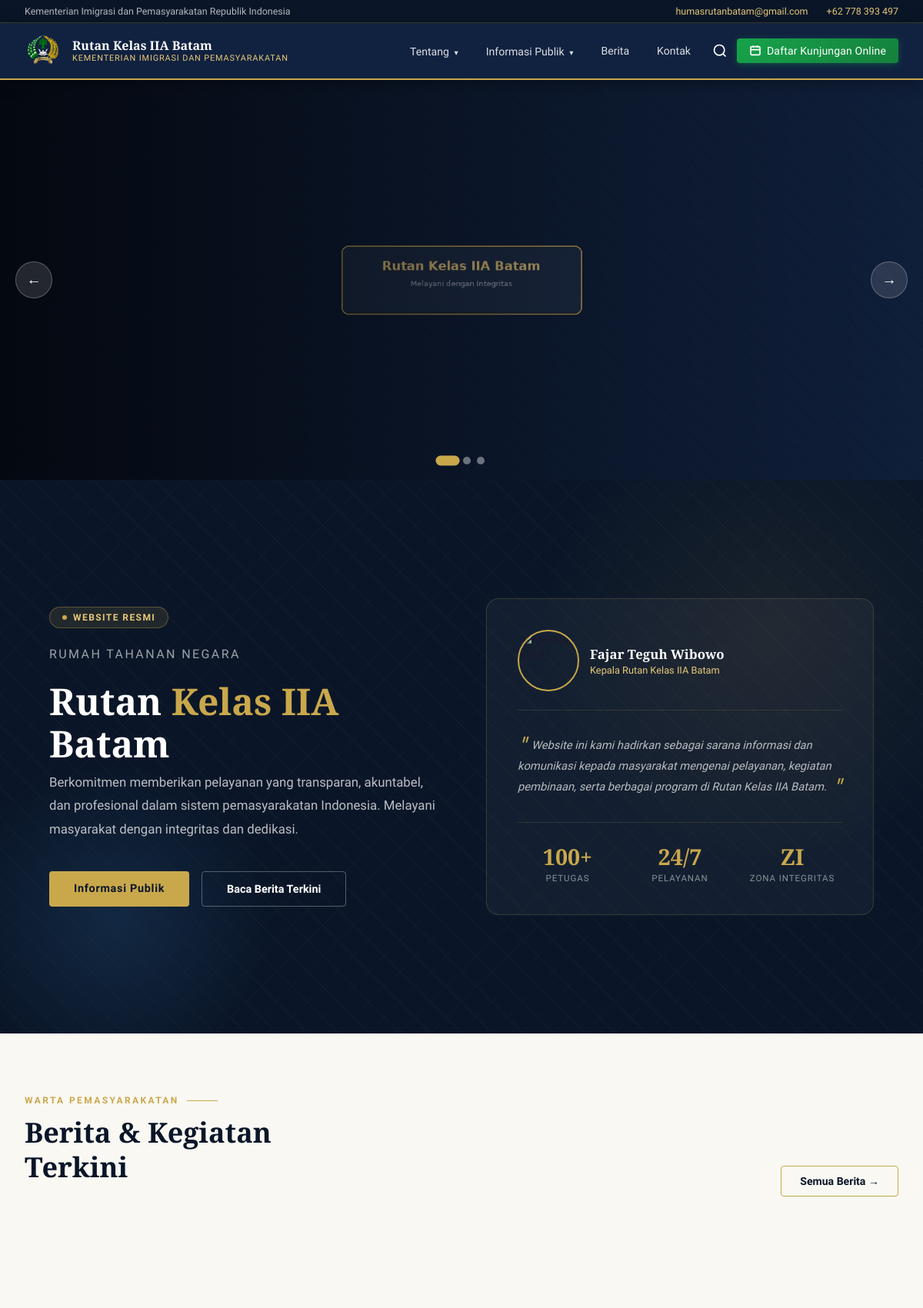
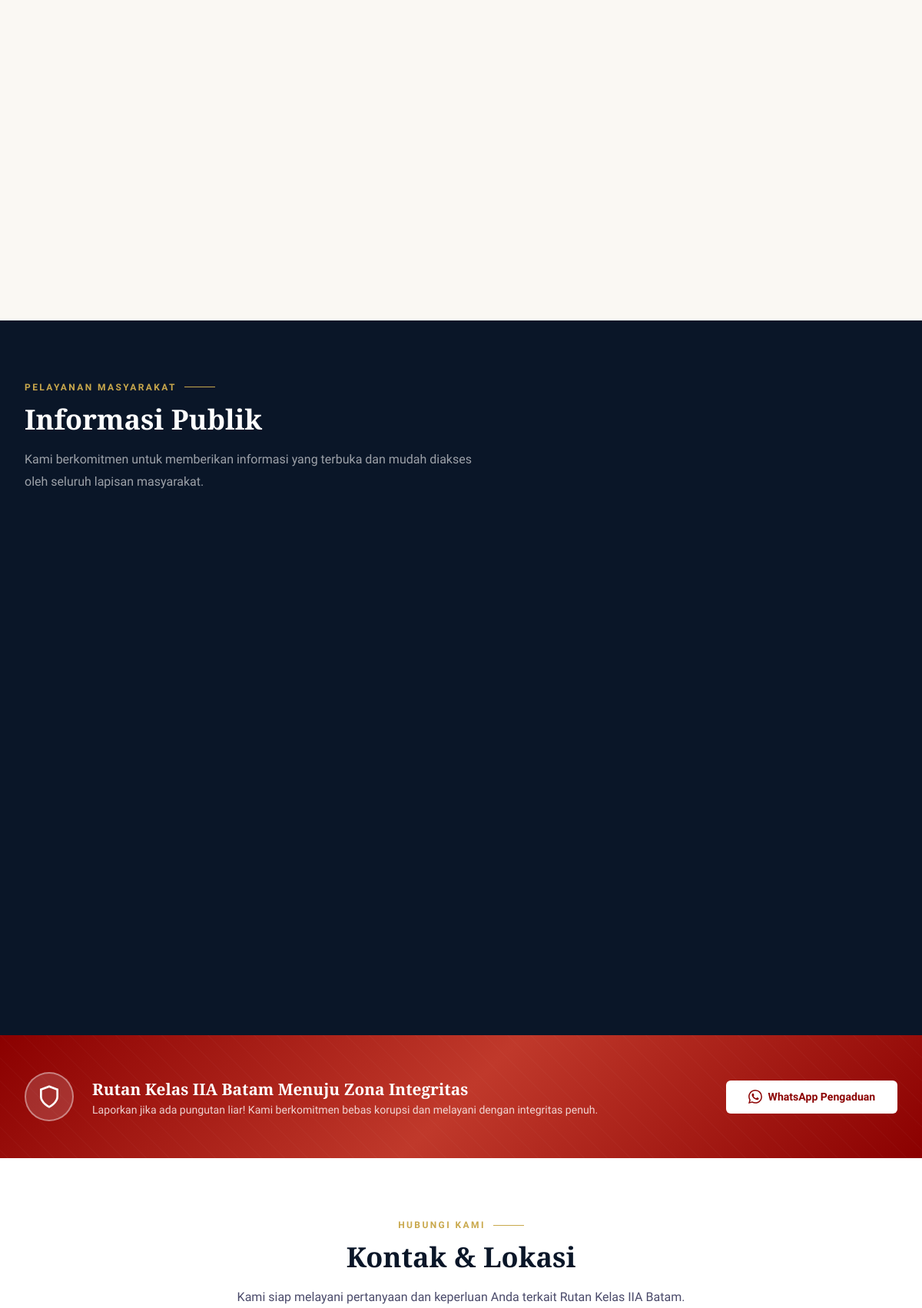
The page / (upper part) on the database its author committed (2 pictures, top to bottom).
### tables this page shows
CREATE TABLE `kontak_info` (
  `id`          INT AUTO_INCREMENT PRIMARY KEY,
  `kode`        VARCHAR(30) NOT NULL UNIQUE,   
  `label`       VARCHAR(100) NOT NULL,         
  `nilai`       TEXT,                          
  `icon`        VARCHAR(50),                   
  `urutan`      TINYINT DEFAULT 0,
  `aktif`       TINYINT(1) DEFAULT 1,
  `updated_at`  TIMESTAMP DEFAULT CURRENT_TIMESTAMP ON UPDATE CURRENT_TIMESTAMP
);

CREATE TABLE `slider` (
  `id`      INT AUTO_INCREMENT PRIMARY KEY,
  `gambar`  VARCHAR(255) NOT NULL,
  `urutan`  TINYINT DEFAULT 0,
  `aktif`   TINYINT(1) DEFAULT 1
);

### backend/includes/helpers.php (called while the page is built, shortened)
<?php
function getKontak(): array {
    $db = getDB();
    $stmt = $db->prepare("SELECT kode, label, nilai, icon FROM kontak_info WHERE aktif = 1 ORDER BY urutan ASC");
    $stmt->execute();
    $rows = $stmt->fetchAll(PDO::FETCH_ASSOC);
    $result = [];
    foreach ($rows as $row) {
        $result[$row['kode']] = $row;
    }
    return $result;
}

### index.php (the view, shortened to what this page needs)
<?php
require_once __DIR__ . '/backend/includes/helpers.php';
$db = getDB();
$sliders = $db->query("SELECT * FROM slider WHERE aktif = 1 ORDER BY urutan ASC")->fetchAll();
$kontak = getKontak();
include __DIR__ . '/header.php';
?>
<div class="slider-wrapper" id="sliderWrapper">
  <div class="slider-track" id="sliderTrack">
    <?php if (empty($sliders)): ?>
<div class="slide active">
  <div class="slide-bg" style="background-image: url('images/slide1.png')"></div>
  <div class="slide-overlay"></div>
</div>
<?php else: foreach ($sliders as $i => $slide): ?>
<?php
  $imgPath = file_exists(__DIR__ . '/backend/uploads/slider/' . $slide['gambar'])
      ? 'backend/uploads/slider/' . htmlspecialchars($slide['gambar'])
      : 'images/' . htmlspecialchars($slide['gambar']);
?>
<div class="slide <?= $i === 0 ? 'active' : '' ?>">
  <div class="slide-bg" style="background-image: url('<?= $imgPath ?>')"></div>
  <div class="slide-overlay"></div>
</div>
<?php endforeach; endif; ?>
  </div>
  <button class="slider-btn slider-prev" id="sliderPrev" aria-label="Slide sebelumnya">&#8592;</button>
  <button class="slider-btn slider-next" id="sliderNext" aria-label="Slide berikutnya">&#8594;</button>
  <div class="slider-dots" id="sliderDots">
    <?php $jumlahSlide = max(1, count($sliders)); for ($i = 0; $i < $jumlahSlide; $i++): ?>
    <button class="dot <?= $i === 0 ? 'active' : '' ?>" data-index="<?= $i ?>" aria-label="Slide <?= $i+1 ?>"></button>
    <?php endfor; ?>
  </div>
</div>
  <section class="hero" id="beranda">
    <div class="hero-bg-pattern"></div>
    <div class="hero-glow"></div>
    <div class="hero-inner">
      <div class="hero-left">
        <div class="hero-badge">Website Resmi</div>
        <div class="hero-subtitle">Rumah Tahanan Negara</div>
        <h1>Rutan <span>Kelas IIA</span><br />Batam</h1>
        <p class="hero-desc">
          Berkomitmen memberikan pelayanan yang transparan, akuntabel, dan profesional dalam sistem pemasyarakatan
          Indonesia. Melayani masyarakat dengan integritas dan dedikasi.
        </p>
        <div class="hero-btns">
          <a href="pages/kunjungan.php" class="btn-gold">Informasi Publik</a>
          <a href="pages/berita.php" class="btn-outline">Baca Berita Terkini</a>
        </div>
      </div>
      <div class="hero-right">
        <div class="hero-card">
          <div class="hero-card-header">
            <div class="kepala-avatar">
              <img src="images/karutan.png" alt="Kepala Rutan" />
            </div>
            <div class="kepala-info">
              <div class="name">Fajar Teguh Wibowo</div>
              <div class="title">Kepala Rutan Kelas IIA Batam</div>
            </div>
          </div>
          <p class="sambutan-text">
            Website ini kami hadirkan sebagai sarana informasi dan komunikasi kepada masyarakat mengenai pelayanan,
            kegiatan pembinaan, serta berbagai program di Rutan Kelas IIA Batam.
          </p>
          <div class="hero-stats">
            <div class="stat-item">
              <div class="num">100+</div>
              <div class="lbl">Petugas</div>
            </div>
            <div class="stat-item">
              <div class="num">24/7</div>
              <div class="lbl">Pelayanan</div>
            </div>
            <div class="stat-item">
              <div class="num">ZI</div>
              <div class="lbl">Zona Integritas</div>
            </div>
          </div>
        </div>
      </div>
    </div>
  </section>
<section id="berita" class="section-berita">
  <div class="section-inner">
    <div class="berita-header">
      <div>
        <div class="section-label">Warta Pemasyarakatan</div>
        <h2 class="section-title">Berita &amp; Kegiatan<br/>Terkini</h2>
      </div>
      <a href="pages/berita.php" class="btn-semua-berita">Semua Berita →</a>
    </div>
    <div class="berita-grid">
    </div>
  </div>
</section>
  <section id="informasi" class="section-informasi">
    <div class="section-inner">
      <div class="section-label label-gold">Pelayanan Masyarakat</div>
      <h2 class="section-title title-white">Informasi Publik</h2>
      <p class="section-desc desc-light">Kami berkomitmen untuk memberikan informasi yang terbuka dan mudah diakses oleh
        seluruh lapisan masyarakat.</p>
      <div class="info-grid">
      </div>
    </div>
  </section>
  <div class="zi-banner">
    <div class="zi-inner">
      <div class="zi-left">
        <div class="zi-icon">
          <svg viewBox="0 0 24 24" fill="none" stroke="currentColor" stroke-width="2">
            <path d="M12 22s8-4 8-10V5l-8-3-8 3v7c0 6 8 10 8 10z" />
          </svg>
        </div>
        <div class="zi-text">
          <h3>Rutan Kelas IIA Batam Menuju Zona Integritas</h3>
          <p>Laporkan jika ada pungutan liar! Kami berkomitmen bebas korupsi dan melayani dengan integritas penuh.</p>
        </div>
      </div>
      <a href="https://wa.me/6282216262626" class="zi-btn">
        WhatsApp Pengaduan
      </a>
    </div>
  </div>
  <section id="kontak" class="section-kontak">
    <div class="section-inner">
      <div class="kontak-header">
        <div class="section-label">Hubungi Kami</div>
        <h2 class="section-title">Kontak &amp; Lokasi</h2>
        <p class="section-desc">Kami siap melayani pertanyaan dan keperluan Anda terkait Rutan Kelas IIA Batam.</p>
      </div>
    </div>
  </section>
<?php
include __DIR__ . '/backend/includes/footer.php';
?>

### header.php (shortened to what this page needs)
<!DOCTYPE html>
<html lang="id">
<head>
  <link rel="stylesheet" href="<?= BASE_URL ?>/css/style.css"/>
</head>
<body>
<div class="topbar">
  <div class="topbar-inner">
    <span>Kementerian Imigrasi dan Pemasyarakatan Republik Indonesia</span>
    <div class="topbar-links">
      <a href="mailto:<?= htmlspecialchars($kontak['email']['nilai'] ?? '') ?>"><?= htmlspecialchars($kontak['email']['nilai'] ?? '') ?></a>
      <a href="tel:<?= preg_replace('/[^0-9+]/', '', $kontak['telepon']['nilai'] ?? '') ?>"><?= htmlspecialchars($kontak['telepon']['nilai'] ?? '') ?></a>
    </div>
  </div>
</div>
<nav>
  <div class="nav-inner">
    <a href="<?= BASE_URL ?>/index.php" class="nav-brand">
      <div class="nav-logo-circle">
        <img src="<?= BASE_URL ?>/images/logo.png" alt="Logo Rutan Kelas IIA Batista - Lembaga Pemasyarakatan Kementerian Imigrasi dan Pemasyarakatan"/>
      </div>
      <div class="nav-brand-text">
        <span class="main">Rutan Kelas IIA Batam</span>
        <span class="sub">Kementerian Imigrasi dan Pemasyarakatan</span>
      </div>
    </a>
    <div class="nav-links" id="navLinks">
      <div class="dropdown">
        <a href="#">Tentang <span class="nav-caret">▾</span></a>
      </div>
      <div class="dropdown">
        <a href="#">Informasi Publik <span class="nav-caret">▾</span></a>
      </div>
      <a href="<?= BASE_URL ?>/berita">Berita</a>
      <a href="<?= BASE_URL ?>/index.php#kontak">Kontak</a>
      <button class="nav-search-btn" onclick="bukaSearchModal()" title="Cari">
        <svg viewBox="0 0 24 24" fill="none" stroke="currentColor" stroke-width="2" width="20" height="20">
          <circle cx="11" cy="11" r="8"/><path d="m21 21-4.35-4.35"/>
        </svg>
      </button>
      <a href="https://forms.gle/euo3Yx94T4jp5GYXA"
         class="nav-kunjungan-btn"
         target="_blank"
         rel="noopener noreferrer">
        <svg viewBox="0 0 24 24" fill="none" stroke="currentColor" stroke-width="2.5" width="16" height="16">
          <rect x="3" y="4" width="18" height="16" rx="2"/>
          <path d="M8 2v4M16 2v4M3 10h18"/>
        </svg>
        Daftar Kunjungan Online
      </a>
    </div>
  </div>
</nav>

### header.php (style rules this page uses)
.nav-kunjungan-btn { display: inline-flex; align-items: center; gap: 7px; background: linear-gradient(135deg, #16a34a, #15803d); color: #fff !important; font-weight: 600; font-size: 13.5px; padding: 9px 18px; border-radius: 8px; text-decoration: none !important; border: none; cursor: pointer; transition: all 0.2s ease; box-shadow: 0 2px 8px rgba(22, 163, 74, 0.35); white-space: nowrap; letter-spacing: 0.01em; }
.nav-kunjungan-btn svg { flex-shrink: 0; transition: transform 0.2s ease; }
.nav-kunjungan-btn { animation: kunjungan-pulse 2.5s ease-in-out infinite; }
.nav-search-btn { background: transparent; border: none; color: #fff; cursor: pointer; padding: 8px; border-radius: 6px; transition: background 0.2s; display: flex; align-items: center; }

### rows shown on the page
kontak_info: nilai "humasrutanbatam@gmail.com"
kontak_info: nilai "+62 778 393 497"
slider: gambar (picture)
